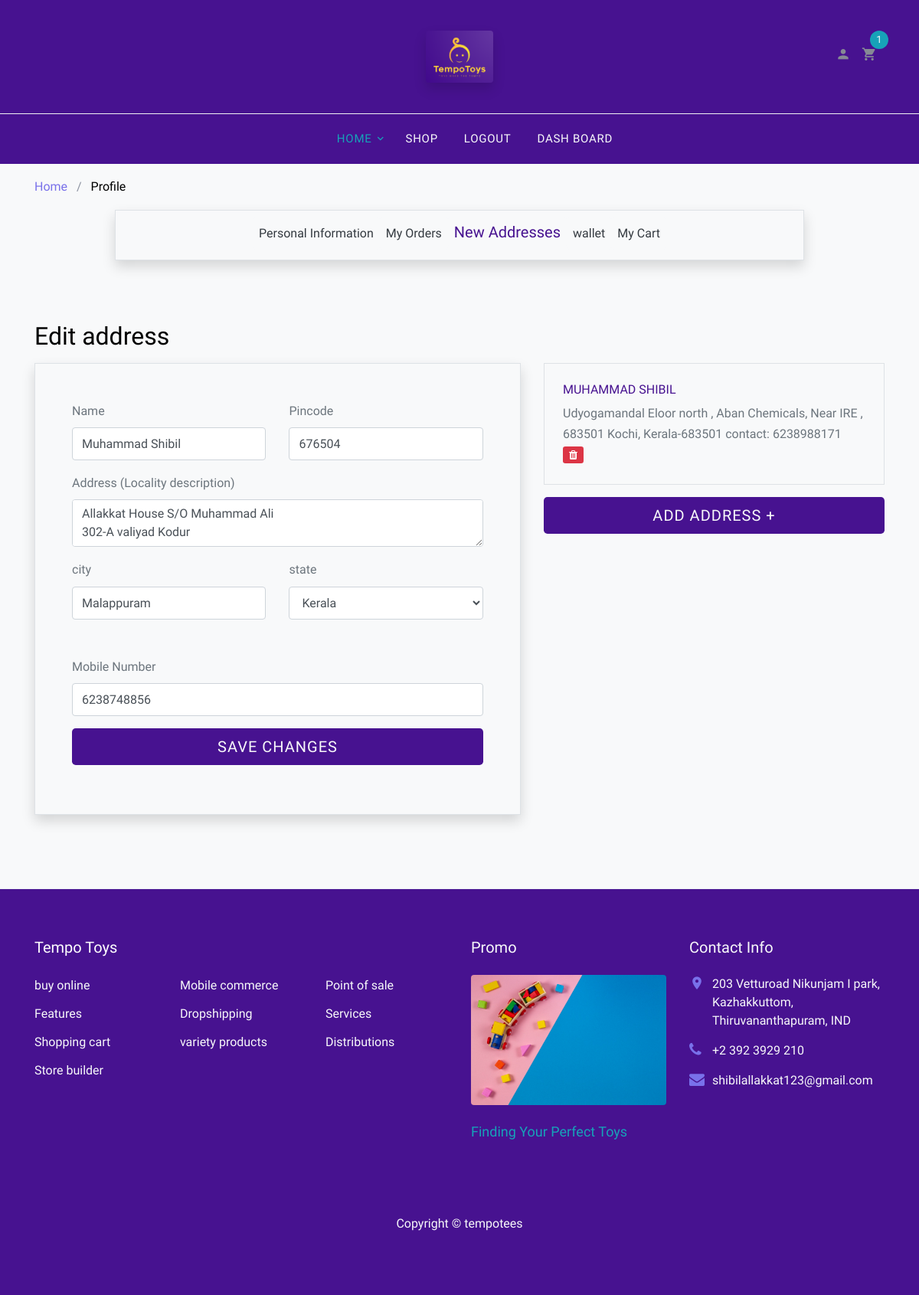
The page /edit_address/1 (signed in) on the database as committed earlier.
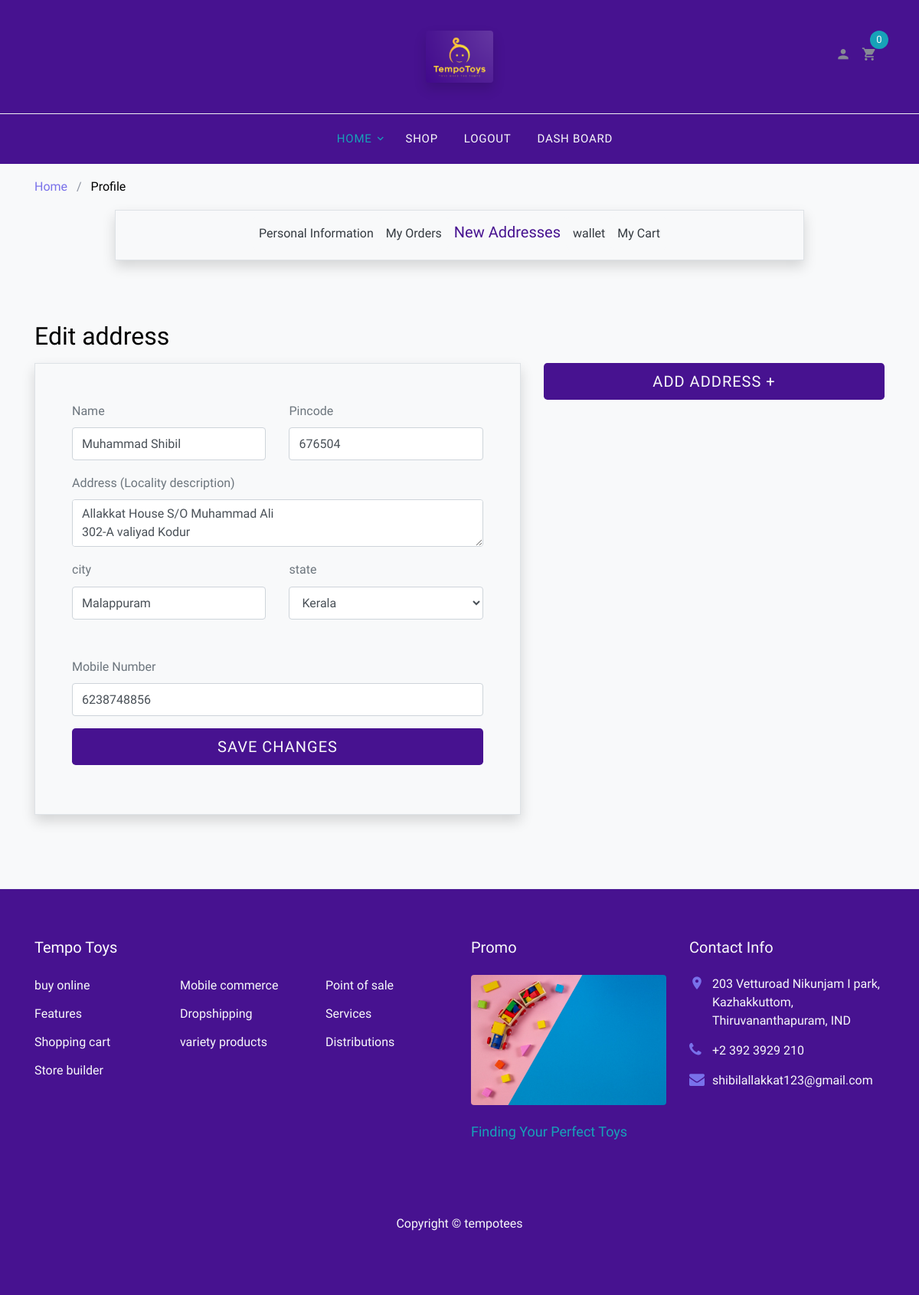
The same page on the database as committed later.
### register/models.py (models this page shows)
class TempoUser(AbstractUser):
    pass

### home/models.py (models this page shows, shortened)
class Address(models.Model):
    name = models.CharField(max_length=100)
    profile = models.ForeignKey(Profile, on_delete=models.CASCADE, related_name='address')
    area_desc = models.TextField()
    city = models.CharField(max_length=50)
    state = models.ForeignKey(State, null=True, on_delete=models.SET_NULL)
    mobile_number = models.CharField(max_length=10)
    is_default = models.BooleanField(null=True)
    pincode = models.CharField(max_length=6, null=True)

class State(models.Model):
    name = models.CharField(max_length=100)
    def __str__(self):
        return self.name

### home/views.py (the view, shortened to what this page needs)
# urls.py: path('edit_address/<pk>', views.edit_address, name='edit_address'),
@never_cache
def edit_address(request, pk):
    if request.user.is_authenticated:
        address = Address.objects.get(id=pk)
        context = {
            'states': State.objects.all(),
            'address': address
        }
        return render(request, 'edit_address.html', context)
    return redirect('r:login')

### templates/edit_address.html (shortened to what this page needs)
{% extends "profile.html" %}
{% block exhead %}
<li class="nav-item">
  <a class="nav-link text-dark bg-light rounded" href="{% url 'h:profile' %}">Personal Information</a>
</li>
<li class="nav-item">
  <a class="nav-link text-dark bg-light rounded" href="{% url 'h:orders' %}">My Orders</a>
</li>
<li class="nav-item">
  <a class="nav-link text-purple h5 bg-light rounded" href="{% url 'h:add_address' %}">New Addresses</a>
</li>
<li class="nav-item">
  <a class="nav-link text-dark bg-light rounded" href="#wish-list">wallet</a>
</li>
<li class="nav-item">
  <a class="nav-link text-dark bg-light rounded" href="#my-cart">My Cart</a>
</li>
{% endblock exhead %}
{% block content %}
    <div class="site-section">
      <div class="container">
        <div class="row">
          <div class="col-md-12">
            <h2 class="h2 mb-3 text-black">Edit address</h2>
          </div>
          <div class="col-md-7">
            <form action="{% url 'h:edit_address' address.id %}" method="POST">
              <div class="p-3 p-lg-5 border shadow mb-3">
                <div class="form-group row">
                  <div class="col-md-6">
                    <label for="c_fname" class="text-secondary">Name </label>
                    <input type="text" class="form-control" value="{{ address.name }}" id="name" name="name">
                  </div>
                  <div class="col-md-6">
                    <label for="c_lname" class="text-secondary">Pincode </label>
                    <input type="text" class="form-control" value="{{ address.pincode }}" id="pincode" maxlength="6" name="pincode">
                  </div>
                </div>
                <div class="form-group row">
                  <div class="col-md-12">
                    <label for="c_email" class="text-secondary">Address (Locality description) </label>
                        <textarea class="form-control" id="area_desc" placeholder="House number, landmark..." name="area_desc" cols="5" rows="2">{{ address.area_desc }}
                        </textarea>
                  </div>
                </div>
                <div class="form-group row">
                  <div class="col-md-6">
                    <label for="c_email" class="text-secondary">city</label>
                    <input type="text" maxlength="10" class="form-control"value="{{ address.city }}" id="city" name="city" placeholder="">
                  </div>
                  <div class="col-md-6">
                    <label for="c_email" class="text-secondary">state</label>
                    <select class=" mb-3 form-control" id="state" name="state">
                      {% for state in states %}
                      {% if address.state.name == state.name %}
                      <option value="{{ state.name }}" selected> {{ state.name }} </option>
                      {% else %}
                      <option value="{{ state.name }}"> {{ state.name }} </option>
                      {% endif %}
                      {% endfor %}
                   </select>
                    </div>
              </div>
                <div class="form-group row">
                    <div class="col-md-12">
                        <label for="c_email" class="text-secondary">Mobile Number</label>
                        <input type="text" maxlength="10" value="{{ address.mobile_number }}" class="form-control" id="mobile_number" name="mobile_number" placeholder="">
                      </div>
                </div>
                <div class="form-group row">
                  <div class="col-lg-12">
                    <input type="submit" class="btn head-sec text-light btn-lg btn-block" value="Save Changes">
                  </div>
                </div>
              </div>
            </form>
          </div>
          {% endblock content %}

### templates/profile.html (shortened to what the changed rows need)
{% load static %}
<!DOCTYPE html>
<html lang="en">
  <head>
    <link rel="stylesheet" href="{% static 'fonts/icomoon/style.css' %}">
    <link rel="stylesheet" href="{% static 'css/bootstrap.min.css' %}">
    <link rel="stylesheet" href="{% static 'css/magnific-popup.css' %}">
    <link rel="stylesheet" href="{% static 'css/jquery-ui.css' %}">
    <link rel="stylesheet" href="{% static 'css/owl.carousel.min.css' %}">
    <link rel="stylesheet" href="{% static 'css/owl.theme.default.min.css' %}">
    <link rel="stylesheet" href="{% static 'css/aos.css' %}">
    <link rel="stylesheet" href="{% static 'css/style.css' %}">
    <link rel="stylesheet" href="{% static 'css/my_style.css' %}">
    <link rel="stylesheet" href="https://cdn.jsdelivr.net/npm/bootstrap-icons@1.7.1/font/bootstrap-icons.css">
  </head>
<body>
  <div class="site-wrap">
    <header class="head-sec site-navbar" role="banner">
      <div class="site-navbar-top">
        <div class="container">
          <div class="row align-items-center">
            <div class="col-6 col-md-4 order-3 order-md-3 text-right">
              <div class="site-top-icons">
                <ul>
                     <li>
                    <a href="{% url 'h:cart' %}" class="site-cart">
                      <span class="count head-sec bg-info text-light"><b>{{ request.user.cart.count }}</b></span>
                    </a>
                  </li>
                </ul>
              </div>
            </div>
          </div>
        </div>
      </div>
    </header>
{% block content %}{% endblock content %}
          {% if not avoid %}
          <div class="col-md-5 ml-auto">
            {% for address in request.user.profile.address.all %}
            <a href="{% url 'h:edit_address' address.id %}" class="text-secondary">
            <div class="p-4 border mb-3">
              <span class="d-block text-purple h6 text-uppercase">{{ address.name }}</span>
              <p class="mb-0">{{ address.area_desc }} {{ address.city}}, {{address.state}}-{{ address.pincode }}
                contact: {{ address.mobile_number }}
              </p>
              <a href="{% url 'h:delete_address' address.id %}" class="icon icon-trash btn-sm btn-danger px-2 py-1"></a>
            </div>
            </a>
            {% endfor %}
          </div>
        </div>
      </div>
    </div>
    {% endif %}
  </div>
  </body>
</html>

Rows that differ between the two databases and show on the page:
removed Address: name "MUHAMMAD SHIBIL", area_desc "Udyogamandal Eloor north , Aban Chemicals, Near IRE , 683501", city "Kochi", state "Kerala", pincode "683501", mobile_number "6238988171"
computed for TempoUser: user.cart.count "1" → "0"
